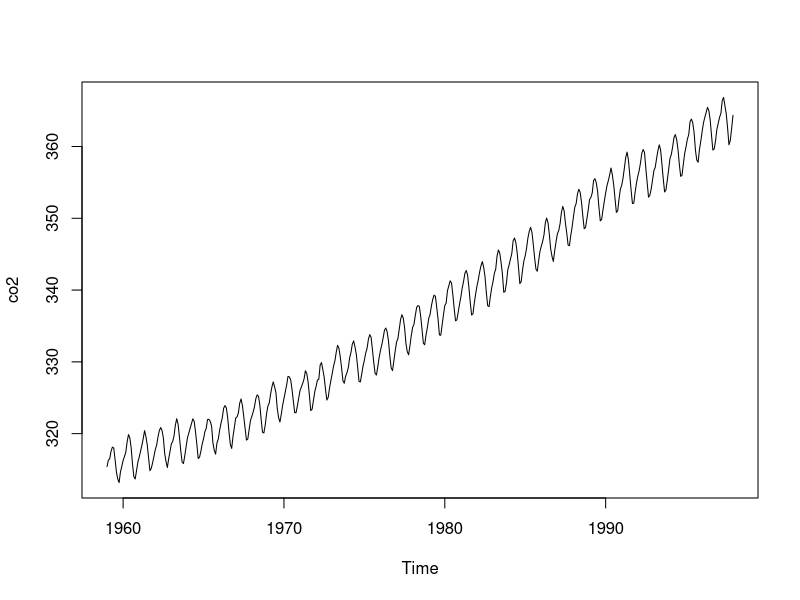

The R source for this figure:
## ---- chunk 1
plot(co2)
## ---- chunk 2
knitr::kable(head(airquality), caption = '空气质量数据。',
                   booktabs = TRUE)
